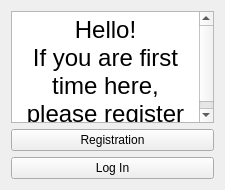
<?xml version="1.0" encoding="UTF-8"?>
<ui version="4.0">
 <class>WelcWindow</class>
 <widget class="QWidget" name="WelcWindow">
  <property name="geometry">
   <rect>
    <x>0</x>
    <y>0</y>
    <width>225</width>
    <height>190</height>
   </rect>
  </property>
  <property name="minimumSize">
   <size>
    <width>225</width>
    <height>190</height>
   </size>
  </property>
  <property name="windowTitle">
   <string>Form</string>
  </property>
  <layout class="QVBoxLayout" name="verticalLayout">
   <item>
    <widget class="QTextEdit" name="welcText">
     <property name="minimumSize">
      <size>
       <width>180</width>
       <height>80</height>
      </size>
     </property>
     <property name="readOnly">
      <bool>true</bool>
     </property>
     <property name="html">
      <string>&lt;!DOCTYPE HTML PUBLIC &quot;-//W3C//DTD HTML 4.0//EN&quot; &quot;http://www.w3.org/TR/REC-html40/strict.dtd&quot;&gt;
&lt;html&gt;&lt;head&gt;&lt;meta name=&quot;qrichtext&quot; content=&quot;1&quot; /&gt;&lt;meta charset=&quot;utf-8&quot; /&gt;&lt;style type=&quot;text/css&quot;&gt;
p, li { white-space: pre-wrap; }
hr { height: 1px; border-width: 0; }
li.unchecked::marker { content: &quot;\2610&quot;; }
li.checked::marker { content: &quot;\2612&quot;; }
&lt;/style&gt;&lt;/head&gt;&lt;body style=&quot; font-family:'.AppleSystemUIFont'; font-size:13pt; font-weight:400; font-style:normal;&quot;&gt;
&lt;p align=&quot;center&quot; style=&quot; margin-top:0px; margin-bottom:0px; margin-left:0px; margin-right:0px; -qt-block-indent:0; text-indent:0px;&quot;&gt;&lt;span style=&quot; font-size:18pt;&quot;&gt;Hello!&lt;/span&gt;&lt;/p&gt;
&lt;p align=&quot;center&quot; style=&quot; margin-top:0px; margin-bottom:0px; margin-left:0px; margin-right:0px; -qt-block-indent:0; text-indent:0px;&quot;&gt;&lt;span style=&quot; font-size:18pt;&quot;&gt;If you are first time here, please register&lt;/span&gt;&lt;/p&gt;&lt;/body&gt;&lt;/html&gt;</string>
     </property>
    </widget>
   </item>
   <item>
    <widget class="QPushButton" name="regButton">
     <property name="text">
      <string>Registration</string>
     </property>
    </widget>
   </item>
   <item>
    <widget class="QPushButton" name="logInButton">
     <property name="text">
      <string>Log In</string>
     </property>
    </widget>
   </item>
  </layout>
 </widget>
 <resources/>
 <connections/>
</ui>
